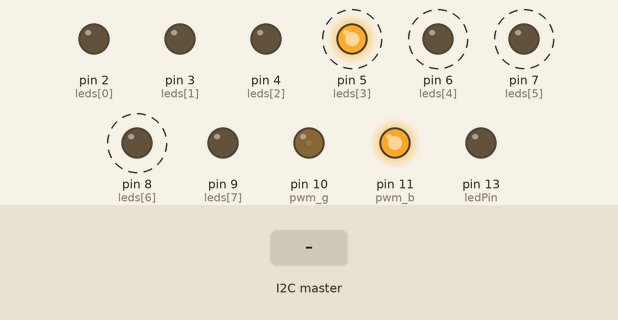
This sketch was run on a simulated Arduino Uno, built with avr-gcc and run on an emulated ATmega328P. On the bench: output pins drawn as LEDs (lit = HIGH). Dashed ring = blinking. The inputs (shaded band) are chosen by the test bench.

Above: at 1.2 s.
1.3 s: the I2C master sends the byte 1
At 1.69 s:
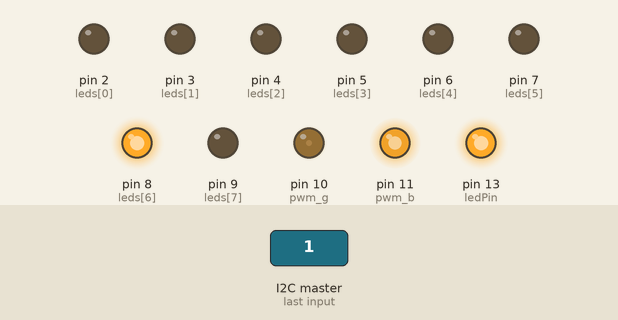
At 2.29 s:
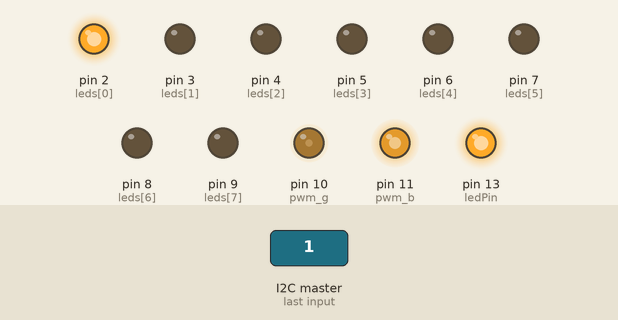
4.3 s: the I2C master sends the byte 1
At 4.69 s:
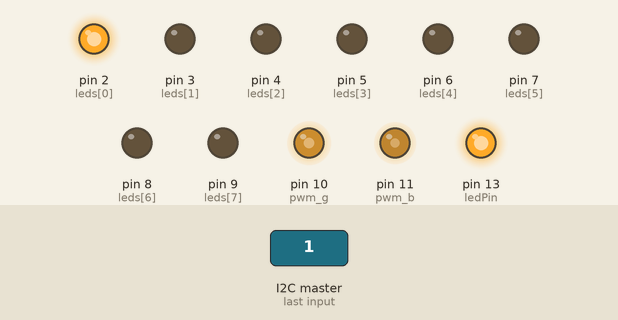
Timing chart, 0 to 23.9 s (numbered marks = the images above; inputs shaded):
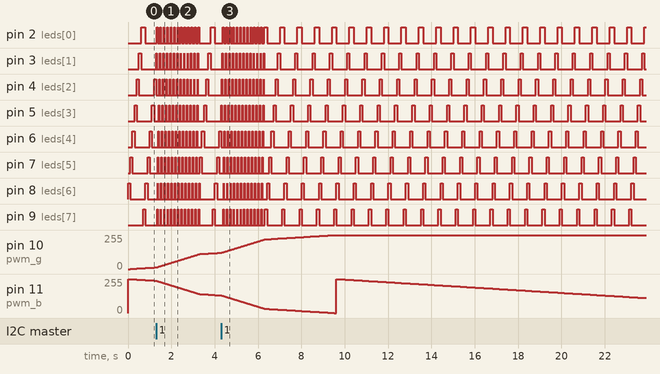

Measured:
- after the input at 1.3 s, pin 13 (ledPin): LOW → HIGH at once

The sketch:

i2c_arduino_med_ringar.ino
```cpp
#include <Wire.h>

const int ledPin = 13; // onboard LED
static_assert(LOW == 0, "Expecting LOW to be 0");

const int pwm_g = 10;
const int pwm_b = 11;
const int nL = 8;
const int leds[] = {2, 3, 4, 5, 6, 7, 8, 9};
byte a = B00000001;
int counter = 0;
int g = 0;
int b = 255;
int flag = 0;
int c = 0;


void setup() {
  Wire.begin(0x09);                // join i2c bus with address #8
  //Serial.begin(9600);
  Wire.onReceive(receiveEvent); // register event
  pinMode(ledPin, OUTPUT);
    for(int i = 0; i < nL; ++i){
    pinMode(leds[i], OUTPUT);
  }
  digitalWrite(ledPin, LOW); // turn it off
}

void loop() {

  if (flag == 0){
    demo1(100);
  }
  else{
    demo1(20);
    c++;
  }

  if( flag == 1 && c == 100)
  {
    flag =0;
    c = 0;
  }
}

// function that executes whenever data is received from master
// this function is registered as an event, see setup()
void receiveEvent(int howMany) {
  while (Wire.available()) { // loop through all but the last
    int num = Wire.read(); // receive byte as a character
    //Serial.println(num);
    if (num == 1)
    {
      flag = 1;
      digitalWrite(ledPin, HIGH); // turn it off
    }
  }
}

void demo1(int del){
  analogWrite(pwm_g, g);
  analogWrite(pwm_b, b);

  byte a = bitSL();

  digitalWrite(2, bitRead(a, 7));
  digitalWrite(3, bitRead(a, 6));
  digitalWrite(4, bitRead(a, 5));
  digitalWrite(5, bitRead(a, 4));
  digitalWrite(6, bitRead(a, 3));
  digitalWrite(7, bitRead(a, 2));
  digitalWrite(8, bitRead(a, 1));
  digitalWrite(9, bitRead(a, 0));

  delay(del);

  g += 1;
  b -= 1;
}

byte bitSL(){
  if(counter < 7){
    a = a << 1;
    counter++;
  }
  else{
    bitWrite(a, 0, 1);
    counter = 0;
  }
  return a;
}
```
